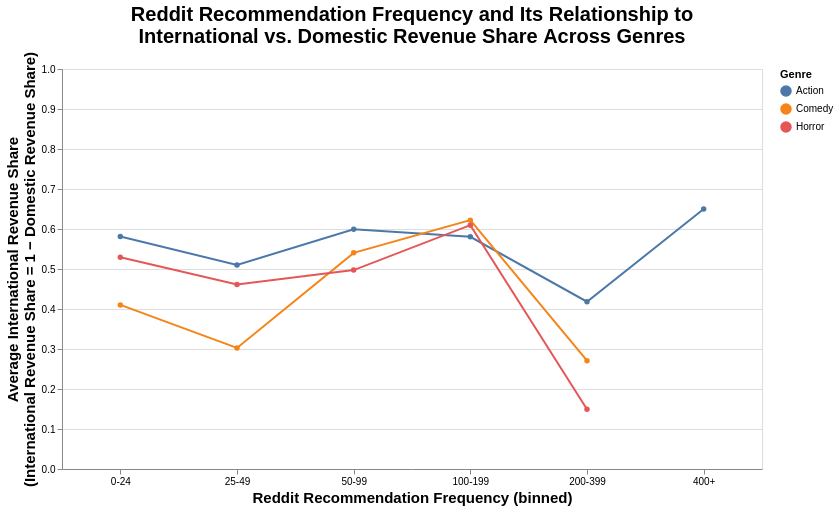

Notebook code for this chart:
### Code cell
# RQ1 Viz
df_plot = df1.explode("genre").copy()
df_plot = df_plot[df_plot["genre"].isin(["Horror", "Action", "Comedy"])]

# Create bins for Reddit recommendation frequency
max_rec = df_plot["num_recommendations"].max()
bins = [0, 25, 50, 100, 200, 400, max_rec + 1]
labels = ["0-24", "25-49", "50-99", "100-199", "200-399", "400+"]

df_plot["recommendation_bin"] = pd.cut(
    df_plot["num_recommendations"],
    bins=bins,
    labels=labels,
    right=False
)

# Aggregate mean foreign_share by genre and recommendation bin
grouped = (
    df_plot
    .groupby(["genre", "recommendation_bin"], observed=False)
    .agg(
        avg_foreign_share=("foreign_share", "mean"),
        movie_count=("foreign_share", "size")
    )
    .reset_index()
)

chart = alt.Chart(grouped).mark_line(point=True).encode(
    x=alt.X(
        "recommendation_bin:N",
        title="Reddit Recommendation Frequency (binned)",
        sort=labels,
        axis=alt.Axis(
            titleFontSize=15,
            labelAngle=0  # makes labels horizontal
        )
    ),
y=alt.Y(
    "avg_foreign_share:Q",
    title=[
        "Average International Revenue Share",
        "(International Revenue Share = 1 − Domestic Revenue Share)"
    ],
    scale=alt.Scale(domain=[0, 1]),
    axis=alt.Axis(
        titleFontSize=15
    )
),
    color=alt.Color("genre:N", title="Genre")
).properties(
    title=alt.Title(
        ["Reddit Recommendation Frequency and Its Relationship to",
        "International vs. Domestic Revenue Share Across Genres"],
        fontSize=20
    ),
    width=700,
    height=400
)

chart

### Figure 1 — Vega-Lite specification as saved in the notebook (floating-point values rounded to 4 significant figures)
{"config": {"view": {"continuousWidth": 300, "continuousHeight": 300}}, "data": {"name": "data-79edc2f86cf22a3d28be5a4da1da5207"}, "mark": {"type": "line", "point": true}, "encoding": {"color": {"field": "genre", "title": "Genre", "type": "nominal"}, "x": {"axis": {"labelAngle": 0, "titleFontSize": 15}, "field": "recommendation_bin", "sort": ["0-24", "25-49", "50-99", "100-199", "200-399", "400+"], "title": "Reddit Recommendation Frequency (binned)", "type": "nominal"}, "y": {"axis": {"titleFontSize": 15}, "field": "avg_foreign_share", "scale": {"domain": [0, 1]}, "title": ["Average International Revenue Share", "(International Revenue Share = 1 − Domestic Revenue Share)"], "type": "quantitative"}}, "height": 400, "title": {"text": ["Reddit Recommendation Frequency and Its Relationship to", "International vs. Domestic Revenue Share Across Genres"], "fontSize": 20}, "width": 700, "$schema": "https://vega.github.io/schema/vega-lite/v5.20.1.json", "datasets": {"data-79edc2f86cf22a3d28be5a4da1da5207": [{"genre": "Action", "recommendation_bin": "0-24", "avg_foreign_share": 0.5812, "movie_count": 149}, {"genre": "Action", "recommendation_bin": "25-49", "avg_foreign_share": 0.51, "movie_count": 28}, {"genre": "Action", "recommendation_bin": "50-99", "avg_foreign_share": 0.5992, "movie_count": 25}, {"genre": "Action", "recommendation_bin": "100-199", "avg_foreign_share": 0.5804, "movie_count": 12}, {"genre": "Action", "recommendation_bin": "200-399", "avg_foreign_share": 0.4182, "movie_count": 7}, {"genre": "Action", "recommendation_bin": "400+", "avg_foreign_share": 0.6498, "movie_count": 1}, {"genre": "Comedy", "recommendation_bin": "0-24", "avg_foreign_share": 0.4102, "movie_count": 120}, {"genre": "Comedy", "recommendation_bin": "25-49", "avg_foreign_share": 0.3026, "movie_count": 15}, {"genre": "Comedy", "recommendation_bin": "50-99", "avg_foreign_share": 0.5404, "movie_count": 13}, {"genre": "Comedy", "recommendation_bin": "100-199", "avg_foreign_share": 0.6222, "movie_count": 6}, {"genre": "Comedy", "recommendation_bin": "200-399", "avg_foreign_share": 0.2707, "movie_count": 3}, {"genre": "Comedy", "recommendation_bin": "400+", "avg_foreign_share": null, "movie_count": 0}, {"genre": "Horror", "recommendation_bin": "0-24", "avg_foreign_share": 0.5293, "movie_count": 69}, {"genre": "Horror", "recommendation_bin": "25-49", "avg_foreign_share": 0.4611, "movie_count": 3}, {"genre": "Horror", "recommendation_bin": "50-99", "avg_foreign_share": 0.4973, "movie_count": 17}, {"genre": "Horror", "recommendation_bin": "100-199", "avg_foreign_share": 0.6096, "movie_count": 4}, {"genre": "Horror", "recommendation_bin": "200-399", "avg_foreign_share": 0.1493, "movie_count": 1}, {"genre": "Horror", "recommendation_bin": "400+", "avg_foreign_share": null, "movie_count": 0}]}}
